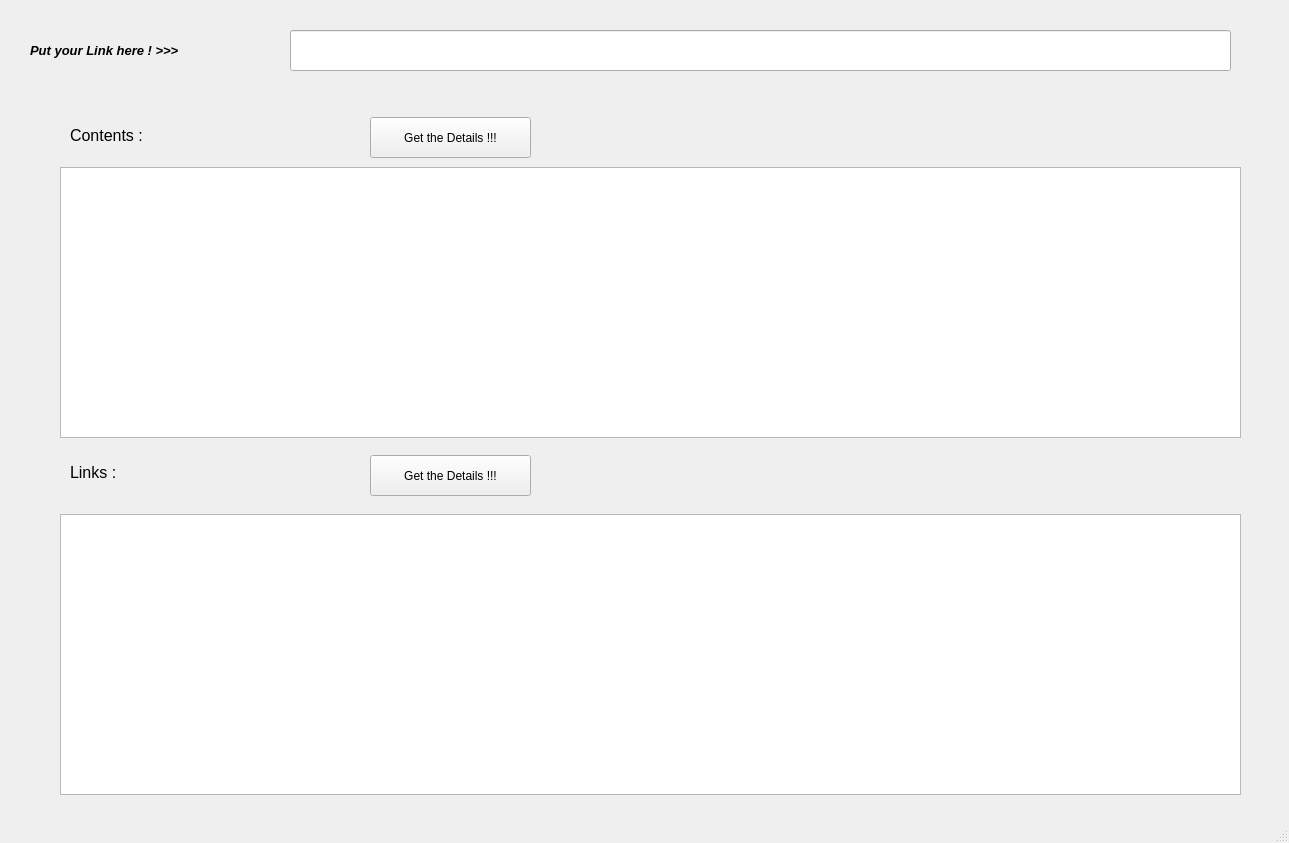
<?xml version="1.0" encoding="UTF-8"?>
<ui version="4.0">
 <class>WebScrapingtool</class>
 <widget class="QMainWindow" name="WebScrapingtool">
  <property name="geometry">
   <rect>
    <x>0</x>
    <y>0</y>
    <width>1289</width>
    <height>843</height>
   </rect>
  </property>
  <property name="minimumSize">
   <size>
    <width>1289</width>
    <height>843</height>
   </size>
  </property>
  <property name="maximumSize">
   <size>
    <width>1289</width>
    <height>843</height>
   </size>
  </property>
  <property name="windowTitle">
   <string>MainWindow</string>
  </property>
  <widget class="QWidget" name="centralwidget">
   <widget class="QLineEdit" name="lineEdit">
    <property name="geometry">
     <rect>
      <x>290</x>
      <y>30</y>
      <width>941</width>
      <height>41</height>
     </rect>
    </property>
   </widget>
   <widget class="QToolButton" name="toolButton">
    <property name="geometry">
     <rect>
      <x>370</x>
      <y>117</y>
      <width>161</width>
      <height>41</height>
     </rect>
    </property>
    <property name="text">
     <string>Get the Details !!!</string>
    </property>
   </widget>
   <widget class="QTextEdit" name="textEdit">
    <property name="geometry">
     <rect>
      <x>60</x>
      <y>167</y>
      <width>1181</width>
      <height>271</height>
     </rect>
    </property>
   </widget>
   <widget class="QLabel" name="label">
    <property name="geometry">
     <rect>
      <x>70</x>
      <y>127</y>
      <width>291</width>
      <height>16</height>
     </rect>
    </property>
    <property name="font">
     <font>
      <family>MS Sans Serif</family>
      <pointsize>12</pointsize>
      <weight>50</weight>
      <bold>false</bold>
     </font>
    </property>
    <property name="text">
     <string>Contents :</string>
    </property>
   </widget>
   <widget class="QTextEdit" name="textEdit_2">
    <property name="geometry">
     <rect>
      <x>60</x>
      <y>514</y>
      <width>1181</width>
      <height>281</height>
     </rect>
    </property>
   </widget>
   <widget class="QLabel" name="label_2">
    <property name="geometry">
     <rect>
      <x>70</x>
      <y>464</y>
      <width>281</width>
      <height>16</height>
     </rect>
    </property>
    <property name="font">
     <font>
      <family>MS Sans Serif</family>
      <pointsize>12</pointsize>
      <weight>50</weight>
      <bold>false</bold>
     </font>
    </property>
    <property name="text">
     <string>Links :</string>
    </property>
   </widget>
   <widget class="QLabel" name="label_3">
    <property name="geometry">
     <rect>
      <x>30</x>
      <y>30</y>
      <width>231</width>
      <height>41</height>
     </rect>
    </property>
    <property name="font">
     <font>
      <pointsize>10</pointsize>
      <weight>75</weight>
      <italic>true</italic>
      <bold>true</bold>
     </font>
    </property>
    <property name="text">
     <string>Put your Link here ! &gt;&gt;&gt;</string>
    </property>
   </widget>
   <widget class="QToolButton" name="toolButton_2">
    <property name="geometry">
     <rect>
      <x>370</x>
      <y>455</y>
      <width>161</width>
      <height>41</height>
     </rect>
    </property>
    <property name="text">
     <string>Get the Details !!!</string>
    </property>
   </widget>
  </widget>
  <widget class="QStatusBar" name="statusbar"/>
 </widget>
 <resources/>
 <connections/>
</ui>
